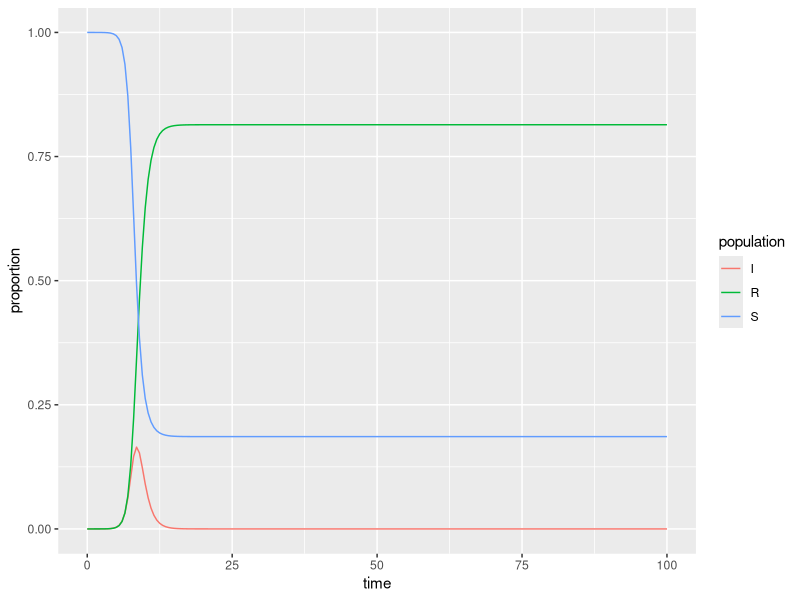

This figure's R source:
## ---- chunk 1
knitr::opts_chunk$set(echo = TRUE)
library(tidyverse)
library(deSolve)
## ---- chunk 2
### Specify parameters

## Proportion in each compartment: Susceptible 0.999999, Infected 0.000001, Recovered 0 (these are directly from the example linked above)
init <- c(S = 1-1e-6, I = 1e-6, R = 0.0)

## beta: infection parameter; gamma: recovery parameter
parameters <- c(beta = 3.1, gamma = 1.5)

## Time frame
times      <- seq(0, 100, by = 0.5)
## ---- chunk 3
## Build the function with all 
sir <- function(time, state, parameters) {

  with(as.list(c(state, parameters)), {

    dS <- -beta * S * I
    dI <-  beta * S * I - gamma * I
    dR <-  gamma * I
    
    return(list(c(dS, dI, dR)))
  })
}
## ---- chunk 4
## Solve using `deSolve::ode()`
approximation <- ode(y = init, times = times, func = sir, parms = parameters)
## ---- chunk 5
## Get output into a data frame
approx_df <- as.data.frame(approximation)

## Pivot longer so R will do the work for us: 
approx_long <- approx_df %>% 
  pivot_longer(cols = S:R, names_to = "population", values_to = "proportion")

## ---- chunk 6
ggplot(data = approx_long, aes(x = time, y = proportion)) +
  geom_line(aes(color = population))
